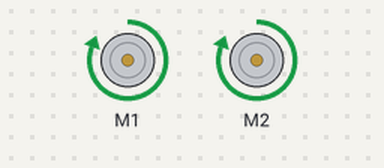
Bench run of a program on a simulated Raspberry Pi (BCM pin numbers). Shown: 2 × DC motor (green arrow = forward, orange = backward, longer = faster). Motors are numbered in the order the program creates them (left before right in a Robot); what the program prints to the terminal is not drawn. At 6.0 s the program stops and its outputs stay as they are.

Above: at 0.1 s.
At 2.1 s:
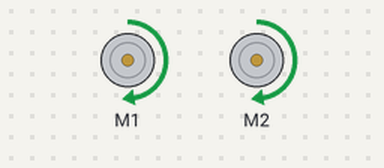
At 4.1 s:
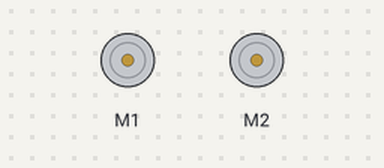
Timing chart, 0 to 5.6 s (numbered marks = the images above):
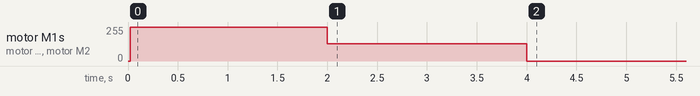

The program:

motor_pwm.py
```python
# motor.py verwendet den Service von ‚pigpio‘
#
# ATTENTION:
# Start pigpio daemon first:
# sudo systemctl start pigpiod
#

print("Daemon pigpiod is not supported on Raspberry Pi 5.")

# Bibliotheken und Klassen
from gpiozero import Motor
from gpiozero.pins.pigpio import PiGPIOFactory
from time import sleep

# Globale Variablen
# GPIOs zur Ansteuerung der Motoren
pin_m1a = 16  # motor 1
pin_m1b = 20  # motor 1
pin_m2a = 19  # motor 2
pin_m2b = 26  # motor 2

my_factory = PiGPIOFactory()

motor1 = Motor(pin_m1a, pin_m1b, pwm=True, pin_factory = my_factory)
motor2 = Motor(pin_m2a, pin_m2b, pwm=True, pin_factory = my_factory)

motor1.forward()        # vollgas, oder motor.forward(1)
motor2.forward()
sleep(2)
motor1.forward(0.5)  # langsam
motor2.forward(0.5)
sleep(2)
motor1.forward(0)     # stillstand
motor2.forward(0)
sleep(2)
motor1.stop()             # motor aus
motor2.stop()
```

Measured:
- by itself, motor M1, motor M2: stopped → forward 255/255 at 0.02 s, → forward 128/255 2.0 s later, → stopped 2.0 s later
